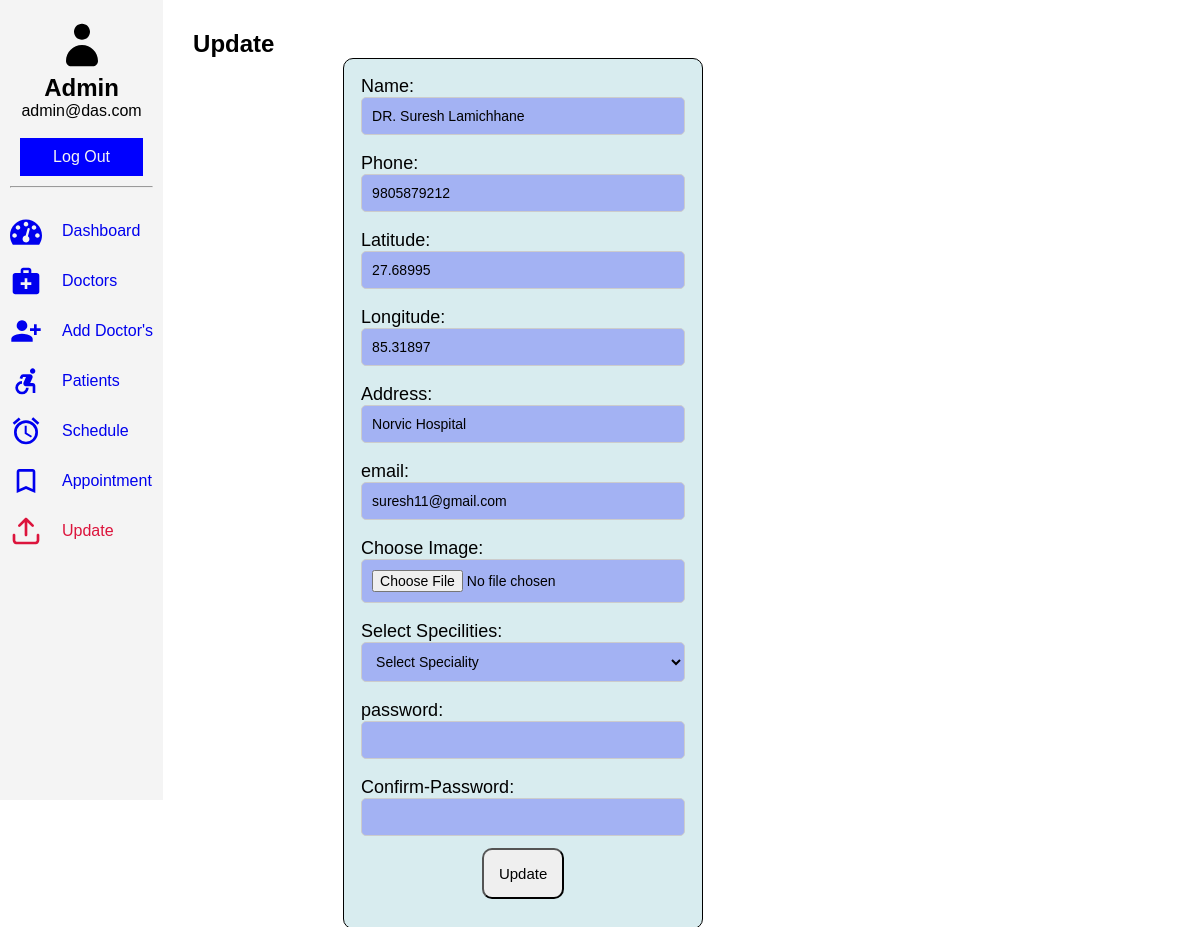
/admin/doctor/update.php?updateid=52 (signed in), run on an earlier commit of the app's database.
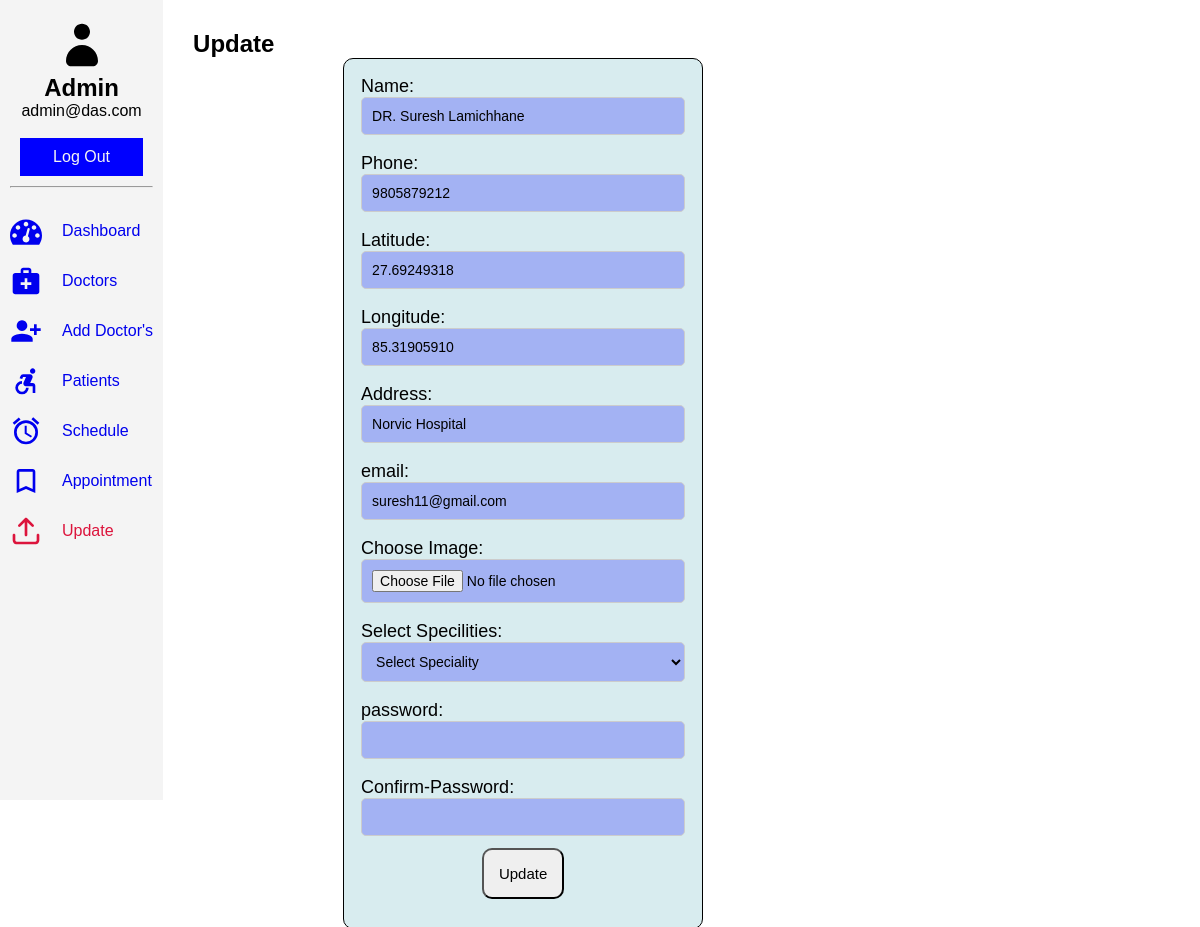
And on a later commit of the database.
### tables this page shows
CREATE TABLE `doctor` (
  `id` int(11) NOT NULL,
  `fname` varchar(60) NOT NULL,
  `latitude` decimal(10,8) NOT NULL,
  `longitude` decimal(11,8) NOT NULL,
  `email` varchar(60) NOT NULL,
  `password` varchar(60) NOT NULL,
  `phone` varchar(60) NOT NULL,
  `address` varchar(255) NOT NULL,
  `image_name` varchar(255) NOT NULL,
  `image_path` varchar(255) NOT NULL,
  `sid` int(11) DEFAULT NULL,
  `created_at` timestamp NULL DEFAULT current_timestamp()
);

### admin/doctor/update.php (the view, shortened to what the changed rows need)
<?php
    include '../../admin/connection.php';
    $useremail = $_SESSION["username_admin"];
    $usql = "SELECT name FROM admin where email='$useremail';";
    $uresult = mysqli_query($conn, $usql);
    $urow = mysqli_fetch_assoc($uresult);
    $id = $_GET['updateid'];
    $sql = "SELECT * FROM `doctor` where id=$id";
    $result = mysqli_query($conn, $sql);
    $row = mysqli_fetch_assoc($result);
    $fname = $row['fname'];
    $phone = $row['phone'];
    $email = $row['email'];
    $latitude = $row['latitude'];
    $longitude = $row['longitude'];
    $address = $row['address'];
    $image = $row['image_name'];
?>
<!DOCTYPE html>
<html lang="en">
<head>
    <link rel="stylesheet" href="../../assets/dash1.css">
    <link rel="stylesheet" href="../../assets/update.css">
</head>
<body>
    <section class="dashboard">
        <div class="sidebar">
            <header>
                <h1><?php echo $urow['name']; ?></h1>
                <p><?php echo "". $_SESSION["username_admin"].""; ?></p><br>
            </header>
        </div>
        <div class="main">
            <h2>Update</h2>
            <div class="container">
                <form action="#" name="update" method="post">
                    <div class="input-group">
                        <label for="name">Name:</label><br>
                        <input type="text" id="fname" name="fname" placeholder="Doctor Name" value="<?php echo isset($fname) ? $fname : ''; ?>">
                    </div><br>
                    <div class="input-group">
                        <label for="phone">Phone:</label><br>
                        <input type="tel" id="phone" name="phone" value="<?php echo isset($phone) ? $phone:''; ?>">
                    </div><br>
                    <div class="input-group">
                        <label for="latitude">Latitude:</label><br>
                        <input type="text" id="latitude" name="latitude" value="<?php echo isset($latitude) ? $latitude : ''; ?>">
                    </div><br>
                    <div class="input-group">
                        <label for="longitude">Longitude:</label><br>
                        <input type="text" id="longitude" name="longitude" value="<?php echo isset($longitude) ? $longitude : ''; ?>">
                    </div><br>
                    <div class="input-group">
                        <label for="address">Address:</label><br>
                        <input type="text" id="address" name="address" value="<?php echo isset($address) ? $address : ''; ?>">
                    </div><br>
                    <div class="input-group">
                        <label for="email">email:</label><br>
                        <input type="email" id="email" name="email" value="<?php echo isset($email) ? $email:''; ?>">
                    </div><br>
                    <div class="input-group">
                        <label for="file">Choose Image:</label><br>
                        <input type="file" id="image" name="image" accept=".jpg, .png, .svg" value="<?php echo isset($image) ? $image : ''; ?>">
                    </div><br>
                    <br>
                    <br>
                </form>
            </div>
        </div>
    </section>
</body>
</html>

What changed in the data, as far as the page shows it:
changed doctor "DR. Suresh Lamichhane": latitude "27.68995" → "27.69249318"; longitude "85.31897" → "85.31905910"
